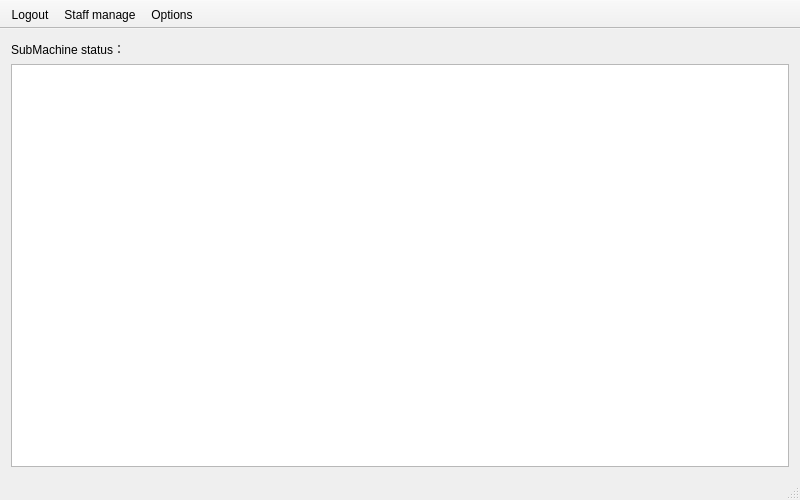
<?xml version="1.0" encoding="UTF-8"?>
<ui version="4.0">
 <class>MainWindow</class>
 <widget class="QMainWindow" name="MainWindow">
  <property name="geometry">
   <rect>
    <x>0</x>
    <y>0</y>
    <width>800</width>
    <height>500</height>
   </rect>
  </property>
  <property name="minimumSize">
   <size>
    <width>800</width>
    <height>500</height>
   </size>
  </property>
  <property name="maximumSize">
   <size>
    <width>800</width>
    <height>500</height>
   </size>
  </property>
  <property name="contextMenuPolicy">
   <enum>Qt::NoContextMenu</enum>
  </property>
  <property name="windowTitle">
   <string>MainMachine</string>
  </property>
  <widget class="QWidget" name="centralWidget">
   <layout class="QGridLayout" name="gridLayout_2">
    <item row="0" column="0">
     <widget class="QLabel" name="label">
      <property name="text">
       <string>SubMachine status：</string>
      </property>
     </widget>
    </item>
    <item row="1" column="0">
     <widget class="QTableWidget" name="SubMachines"/>
    </item>
   </layout>
  </widget>
  <widget class="QMenuBar" name="menuBar">
   <property name="geometry">
    <rect>
     <x>0</x>
     <y>0</y>
     <width>800</width>
     <height>23</height>
    </rect>
   </property>
  </widget>
  <widget class="QStatusBar" name="statusBar"/>
  <widget class="QToolBar" name="toolBar">
   <property name="enabled">
    <bool>true</bool>
   </property>
   <property name="windowTitle">
    <string>toolBar</string>
   </property>
   <property name="movable">
    <bool>false</bool>
   </property>
   <property name="floatable">
    <bool>false</bool>
   </property>
   <attribute name="toolBarArea">
    <enum>TopToolBarArea</enum>
   </attribute>
   <attribute name="toolBarBreak">
    <bool>false</bool>
   </attribute>
   <addaction name="logout"/>
   <addaction name="staff_manage"/>
   <addaction name="options"/>
  </widget>
  <action name="logout">
   <property name="text">
    <string>Logout</string>
   </property>
   <property name="toolTip">
    <string>Logout</string>
   </property>
  </action>
  <action name="staff_manage">
   <property name="text">
    <string>Staff manage</string>
   </property>
   <property name="toolTip">
    <string>Staff manage</string>
   </property>
  </action>
  <action name="options">
   <property name="text">
    <string>Options</string>
   </property>
  </action>
 </widget>
 <layoutdefault spacing="6" margin="11"/>
 <resources/>
 <connections/>
</ui>
